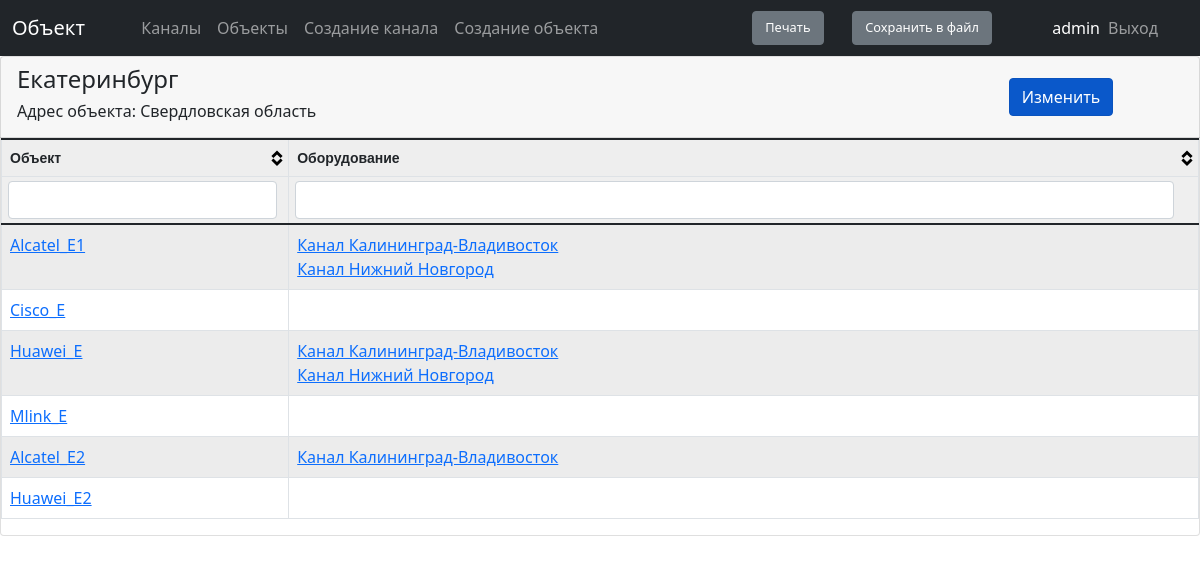
The app's page /scheme/66/location_detail_view (signed in), older data.
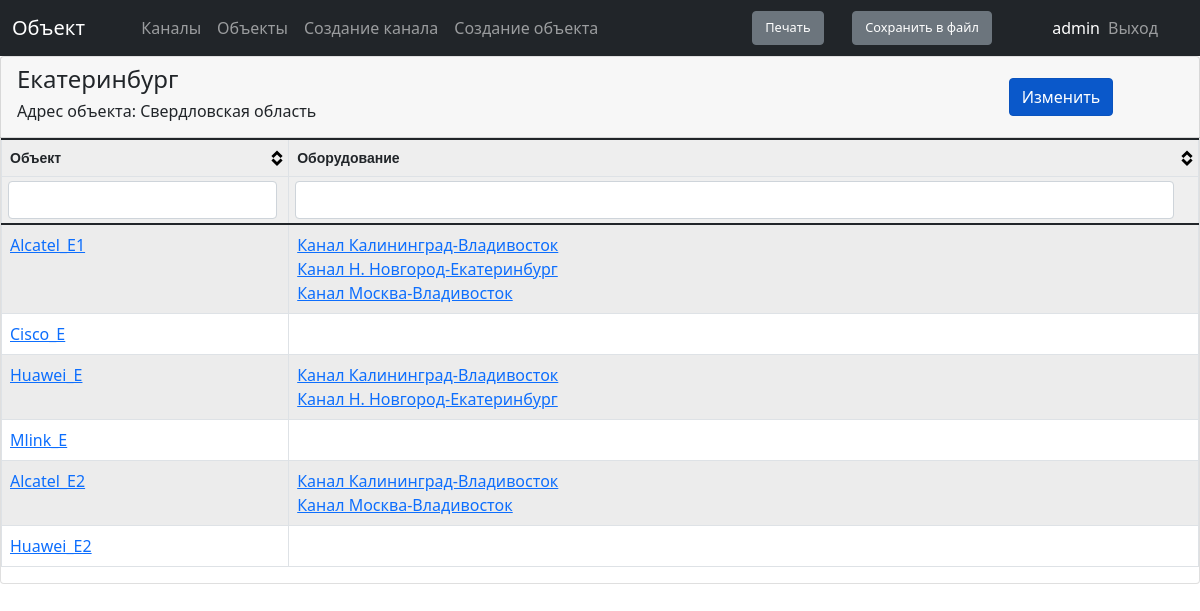
The same page, newer data.
### scheme/models.py (models this page shows, shortened)
class Equipment(models.Model):
    equipment = models.CharField(max_length=100, verbose_name='Оборудование')
    description = models.CharField(max_length=200, verbose_name='Описание', blank=True)
    locations_connect = models.ForeignKey('Locations', on_delete=models.PROTECT,
                        related_name='locationcon', verbose_name='Прохождение по оборудованию')
    class Meta:
        verbose_name = 'Оборудование'
        verbose_name_plural = 'Оборудование'

class Channels(models.Model):
    channel_name = models.CharField(max_length=300, unique=True, verbose_name='Наименование канала')
    object_a = models.CharField(max_length=100, verbose_name='Объект А')
    object_b = models.CharField(max_length=100, verbose_name='Объект Б')
    traffic = models.CharField(max_length=30, verbose_name='Трафик', blank=True)
    description = models.CharField(max_length=3000, verbose_name='Описание', blank=True)
    equipment_connect = models.ManyToManyField ('Equipment',
                        related_name='equipmentcon', verbose_name='Оборудование')
    class Meta:
            verbose_name = 'Канал'
            verbose_name_plural = 'Каналы'

### scheme/views.py (the view)
# urls.py: path('<int:pk>/location_detail_view', permission_required('scheme.view_locationdetailview')(views.LocationDetailView.as_view()), name='url_location_detail_view'),
class LocationDetailView(DetailView):
    model = Locations
    template_name = 'scheme/location_detail_view.html'
    context_object_name = 'location_detail'

### scheme/templates/scheme/location_detail_view.html (shortened to what this page needs)
{% extends 'main/index.html' %}
{% block title %} Объект {% endblock %}
{% block content %}
<div class="card">
    <div class="card-header row align-items-center">
        <div class="col-10 text-right">
            <h4>{{location_detail.location}}</h4>
            <h6>Адрес объекта: {{location_detail.address}}</h6>
        </div>
        <div class="col-2 align-items-start">
            <a href="{% url 'url_update_location' location_detail.id %}" class="btn btn-primary active" role="button" aria-pressed="true">Изменить</a>
        </div>
    </div>
        <table id='tblData'>
            <thead>
                <th>Объект</th>
                <th>Оборудование</th>
            </thead>
            <tbody>
                {%for loc in location_detail.locationcon.all%}
            <tr>
                <td><a href="{% url 'url_equipment_detail_view' loc.id %}" >{{loc.equipment}}</a></td>
                <td>{%for channel in loc.equipmentcon.all%}<a href="{% url 'url_channel_detail_view' channel.id %}" > {{ channel.channel_name}}</a><br>{% endfor %}</td>
            </tr>
            {%endfor%}
            </tbody>
        </table>
    </div>
{% endblock%}

Row changes from the older to the newer data that the page shows:
changed Channels: channel_name "Канал Нижний Новгород" → "Канал Н. Новгород-Екатеринбург"
added Channels: channel_name "Канал Москва-Владивосток"
